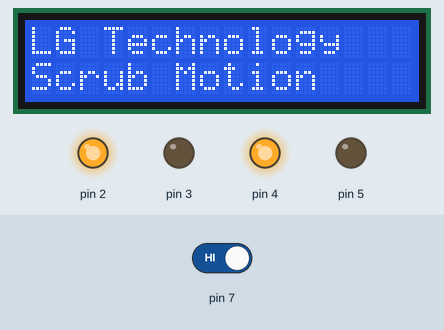
Bench run of a sketch on a simulated Arduino Uno, built with avr-gcc and run on an emulated ATmega328P. Shown: 16×2 character LCD, output pins drawn as LEDs (lit = HIGH). The test bench sets the inputs (shaded band); at power-on: pin 7 HIGH.

Above: at 0.1 s.
1.3 s: pin 7 driven LOW
At 4.1 s:
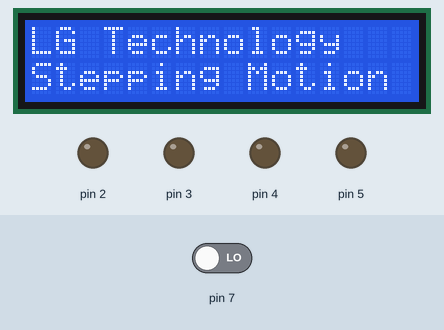
5.7 s: pin 7 driven HIGH
At 6.7 s:
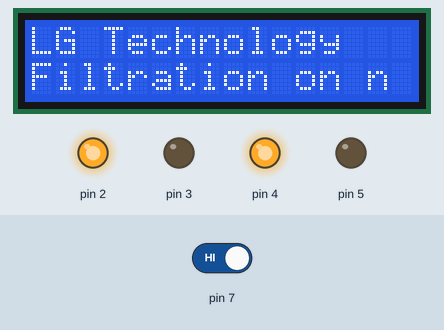
7.4 s: pin 7 driven LOW
At 13.0 s:
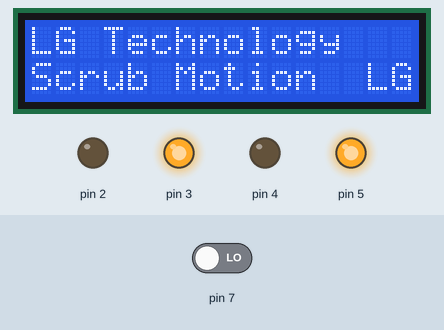
Timing chart, 0 to 25.0 s (numbered marks = the images above; inputs shaded):
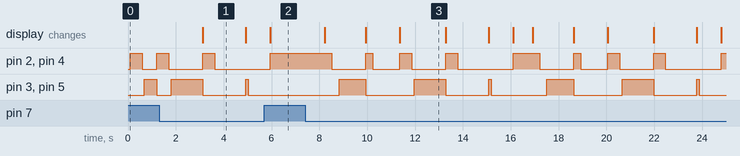

The sketch:

IR_LCD_H-BRIDGE.ino
```cpp
#include <Wire.h>

#include <LiquidCrystal_I2C.h>

LiquidCrystal_I2C lcd(0x27,16,2);

void setup() {

lcd.init();

lcd.backlight();

 pinMode(2,OUTPUT);
 pinMode(3,OUTPUT);
 pinMode(4,OUTPUT);
 pinMode(5,OUTPUT);
 pinMode(7,INPUT);

 }

void loop()
{
  lcd.print("LG Technology");
  lcd.setCursor(0, 0);

for(int x = 0 ; x <=100 ; x++)
{
lcd.setCursor(0, 1);
lcd.print("Scrub Motion ");
  scrubMotion();
  if(digitalRead(7)== LOW)
  {
  break;
  }
  }
  delay(800);
for(int x = 0 ; x <=100 ; x++){
  lcd.setCursor(0, 1);
lcd.print("Stepping Motion ");
  steppingMotion();
  if(digitalRead(7)== LOW)
  {
  break;
  }
  }
  delay(800);
  for(int x = 0 ; x <=100 ; x++){
    lcd.setCursor(0, 1);
lcd.print("Tumble Motion ");
  TumbleMotion();
  if(digitalRead(7)== LOW)
  {
  break;
  }
  }
  delay(800);
  for(int x = 0 ; x <=1000 ; x++){
  lcd.setCursor(0, 1);
lcd.print("Filtration ");
  Filtration();
  if(digitalRead(7)== LOW)
  {
  break;
  }
  }
  delay(800);
  for(int x =0 ; x <=100 ; x++){
    lcd.setCursor(0, 1);
lcd.print("Swing Motion ");
  SwingMotion();
  if(digitalRead(7)== LOW)
  {
  break;
  }
  }
  delay(800);
  for(int x = 0 ; x<=100 ; x++){
   lcd.setCursor(0, 1);
lcd.print("Roling Motion ");
  RolingMotion();
  if(digitalRead(7)== LOW)
  {
  break;
  }
  }
delay(800);
}
void scrubMotion(){

digitalWrite(2,HIGH);

digitalWrite(3,LOW);

digitalWrite(4,HIGH);

digitalWrite(5,LOW);

delay(500);


digitalWrite(2,LOW);

digitalWrite(3,LOW);

digitalWrite(4,LOW);

digitalWrite(5,LOW);

delay(100);

digitalWrite(2,LOW);

digitalWrite(3,HIGH);

digitalWrite(4,LOW);

digitalWrite(5,HIGH);

delay(500);

}


void steppingMotion(){

digitalWrite(2,HIGH);

digitalWrite(3,LOW);

digitalWrite(4,HIGH);

digitalWrite(5,LOW);

delay(500);

digitalWrite(2,LOW);

digitalWrite(3,LOW);

digitalWrite(4,LOW);

digitalWrite(5,LOW);

delay(500);

}

void TumbleMotion(){

digitalWrite(2,LOW);

digitalWrite(3,HIGH);

digitalWrite(4,LOW);

digitalWrite(5,HIGH);

delay(100);

digitalWrite(2,LOW);

digitalWrite(3,LOW);

digitalWrite(4,LOW);

digitalWrite(5,LOW);

delay(100);

}


void Filtration(){

digitalWrite(2,HIGH);

digitalWrite(3,LOW);

digitalWrite(4,HIGH);

digitalWrite(5,LOW);

}

void SwingMotion(){

digitalWrite(2,HIGH);

digitalWrite(3,LOW);

digitalWrite(4,HIGH);

digitalWrite(5,LOW);

delay(300);

digitalWrite(2,LOW);

digitalWrite(3,LOW);

digitalWrite(4,LOW);

digitalWrite(5,LOW);

delay(300);

digitalWrite(2,LOW);

digitalWrite(3,HIGH);

digitalWrite(4,LOW);

digitalWrite(5,HIGH);

delay(300);

}

void RolingMotion(){


digitalWrite(2,HIGH);

digitalWrite(3,LOW);

digitalWrite(4,HIGH);

digitalWrite(5,LOW);

delay(300);

digitalWrite(2,LOW);

digitalWrite(3,LOW);

digitalWrite(4,LOW);

digitalWrite(5,LOW);

delay(300);

}
```

Measured:
- after the input at 1.3 s, the display: changes after 1.8 s (image 1)
- after the input at 5.7 s, pin 3, pin 5: stays LOW (without the input it goes to HIGH after 1.7 s)
- what the display in image 1 shows lasts 1.8 s, from 3.1 s to 4.9 s
- what the display in image 3 shows lasts 1.9 s, from 11.4 s to 13.3 s
